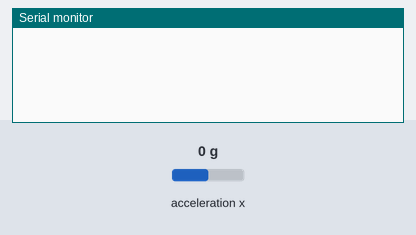
The sketch below on a simulated Arduino Leonardo, built with avr-gcc and run on an emulated ATmega32U4. Parts: the last lines printed to the serial monitor. Inputs (shaded band) come from the test bench; at power-on: acceleration x 0 g.

Above: at 1.2 s.
1.3 s: acceleration x set to -0.2 g
At 1.37 s:
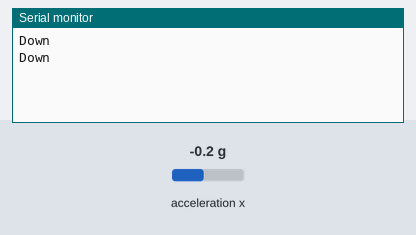
3.2 s: acceleration x set to 0.8 g
At 3.23 s:
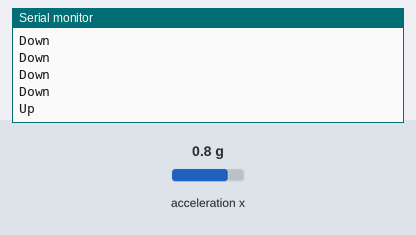

The sketch:

accelerometer.ino
```cpp
/*
 This  sketch reads  the microphone sensor. The microphone
 will range from 0 (total silence) to 1023 (really loud).
 The LED will be lit a yellow/orange/red (to simulate flickering fire).
 */

#include <Esplora.h>

void setup() {
  // initialize the serial communication:
  Serial.begin(9600);
}

void loop() {

     int x_axis = Esplora.readAccelerometer(X_AXIS);
      /*Serial.print("x: ");
 Serial.print(x_axis);*/

     if(x_axis > 50){
       Serial.println("Up");
     }else if(x_axis < 0){
       Serial.println("Down");
     }

      delay(50);
}
```

Measured:
- the behaviour switches between 0 and -0.1 g on acceleration x (found by bisection; images 0 and 1)
- after the input at 1.3 s, the serial monitor: prints a new line at once (image 1)
- after the input at 3.2 s, the serial monitor: prints a new line at once (image 2)
